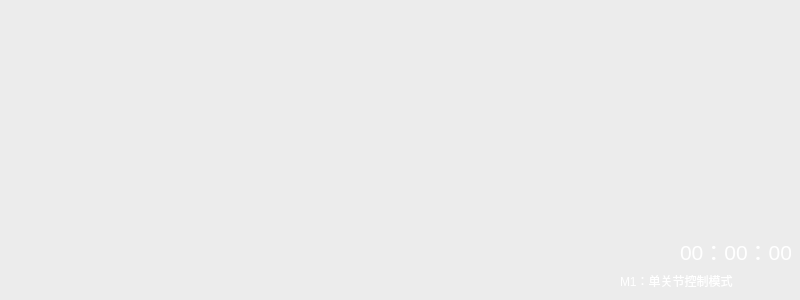
<?xml version="1.0" encoding="UTF-8"?>
<ui version="4.0">
 <class>mainframe</class>
 <widget class="QDialog" name="mainframe">
  <property name="windowModality">
   <enum>Qt::NonModal</enum>
  </property>
  <property name="geometry">
   <rect>
    <x>0</x>
    <y>0</y>
    <width>800</width>
    <height>300</height>
   </rect>
  </property>
  <property name="palette">
   <palette>
    <active>
     <colorrole role="WindowText">
      <brush brushstyle="SolidPattern">
       <color alpha="255">
        <red>255</red>
        <green>255</green>
        <blue>255</blue>
       </color>
      </brush>
     </colorrole>
     <colorrole role="Midlight">
      <brush brushstyle="SolidPattern">
       <color alpha="255">
        <red>0</red>
        <green>0</green>
        <blue>0</blue>
       </color>
      </brush>
     </colorrole>
     <colorrole role="Mid">
      <brush brushstyle="SolidPattern">
       <color alpha="255">
        <red>94</red>
        <green>100</green>
        <blue>81</blue>
       </color>
      </brush>
     </colorrole>
     <colorrole role="Text">
      <brush brushstyle="SolidPattern">
       <color alpha="255">
        <red>255</red>
        <green>255</green>
        <blue>255</blue>
       </color>
      </brush>
     </colorrole>
     <colorrole role="Base">
      <brush brushstyle="SolidPattern">
       <color alpha="255">
        <red>0</red>
        <green>0</green>
        <blue>0</blue>
       </color>
      </brush>
     </colorrole>
     <colorrole role="Window">
      <brush brushstyle="SolidPattern">
       <color alpha="255">
        <red>236</red>
        <green>236</green>
        <blue>236</blue>
       </color>
      </brush>
     </colorrole>
    </active>
    <inactive>
     <colorrole role="WindowText">
      <brush brushstyle="SolidPattern">
       <color alpha="255">
        <red>255</red>
        <green>255</green>
        <blue>255</blue>
       </color>
      </brush>
     </colorrole>
     <colorrole role="Midlight">
      <brush brushstyle="SolidPattern">
       <color alpha="255">
        <red>0</red>
        <green>0</green>
        <blue>0</blue>
       </color>
      </brush>
     </colorrole>
     <colorrole role="Mid">
      <brush brushstyle="SolidPattern">
       <color alpha="255">
        <red>94</red>
        <green>100</green>
        <blue>81</blue>
       </color>
      </brush>
     </colorrole>
     <colorrole role="Text">
      <brush brushstyle="SolidPattern">
       <color alpha="255">
        <red>255</red>
        <green>255</green>
        <blue>255</blue>
       </color>
      </brush>
     </colorrole>
     <colorrole role="Base">
      <brush brushstyle="SolidPattern">
       <color alpha="255">
        <red>0</red>
        <green>0</green>
        <blue>0</blue>
       </color>
      </brush>
     </colorrole>
     <colorrole role="Window">
      <brush brushstyle="SolidPattern">
       <color alpha="255">
        <red>236</red>
        <green>236</green>
        <blue>236</blue>
       </color>
      </brush>
     </colorrole>
    </inactive>
    <disabled>
     <colorrole role="WindowText">
      <brush brushstyle="SolidPattern">
       <color alpha="255">
        <red>118</red>
        <green>116</green>
        <blue>108</blue>
       </color>
      </brush>
     </colorrole>
     <colorrole role="Midlight">
      <brush brushstyle="SolidPattern">
       <color alpha="255">
        <red>0</red>
        <green>0</green>
        <blue>0</blue>
       </color>
      </brush>
     </colorrole>
     <colorrole role="Mid">
      <brush brushstyle="SolidPattern">
       <color alpha="255">
        <red>94</red>
        <green>100</green>
        <blue>81</blue>
       </color>
      </brush>
     </colorrole>
     <colorrole role="Text">
      <brush brushstyle="SolidPattern">
       <color alpha="255">
        <red>118</red>
        <green>116</green>
        <blue>108</blue>
       </color>
      </brush>
     </colorrole>
     <colorrole role="Base">
      <brush brushstyle="SolidPattern">
       <color alpha="255">
        <red>236</red>
        <green>236</green>
        <blue>236</blue>
       </color>
      </brush>
     </colorrole>
     <colorrole role="Window">
      <brush brushstyle="SolidPattern">
       <color alpha="255">
        <red>236</red>
        <green>236</green>
        <blue>236</blue>
       </color>
      </brush>
     </colorrole>
    </disabled>
   </palette>
  </property>
  <property name="windowTitle">
   <string>mainframe</string>
  </property>
  <property name="sizeGripEnabled">
   <bool>false</bool>
  </property>
  <property name="modal">
   <bool>true</bool>
  </property>
  <widget class="QLabel" name="label">
   <property name="geometry">
    <rect>
     <x>620</x>
     <y>270</y>
     <width>171</width>
     <height>21</height>
    </rect>
   </property>
   <property name="palette">
    <palette>
     <active>
      <colorrole role="WindowText">
       <brush brushstyle="SolidPattern">
        <color alpha="255">
         <red>255</red>
         <green>255</green>
         <blue>255</blue>
        </color>
       </brush>
      </colorrole>
     </active>
     <inactive>
      <colorrole role="WindowText">
       <brush brushstyle="SolidPattern">
        <color alpha="255">
         <red>255</red>
         <green>255</green>
         <blue>255</blue>
        </color>
       </brush>
      </colorrole>
     </inactive>
     <disabled>
      <colorrole role="WindowText">
       <brush brushstyle="SolidPattern">
        <color alpha="255">
         <red>118</red>
         <green>116</green>
         <blue>108</blue>
        </color>
       </brush>
      </colorrole>
     </disabled>
    </palette>
   </property>
   <property name="text">
    <string>M1：单关节控制模式</string>
   </property>
  </widget>
  <widget class="QLabel" name="label_4">
   <property name="geometry">
    <rect>
     <x>680</x>
     <y>240</y>
     <width>111</width>
     <height>21</height>
    </rect>
   </property>
   <property name="font">
    <font>
     <pointsize>16</pointsize>
    </font>
   </property>
   <property name="text">
    <string>00：00：00</string>
   </property>
  </widget>
 </widget>
 <resources/>
 <connections/>
</ui>
